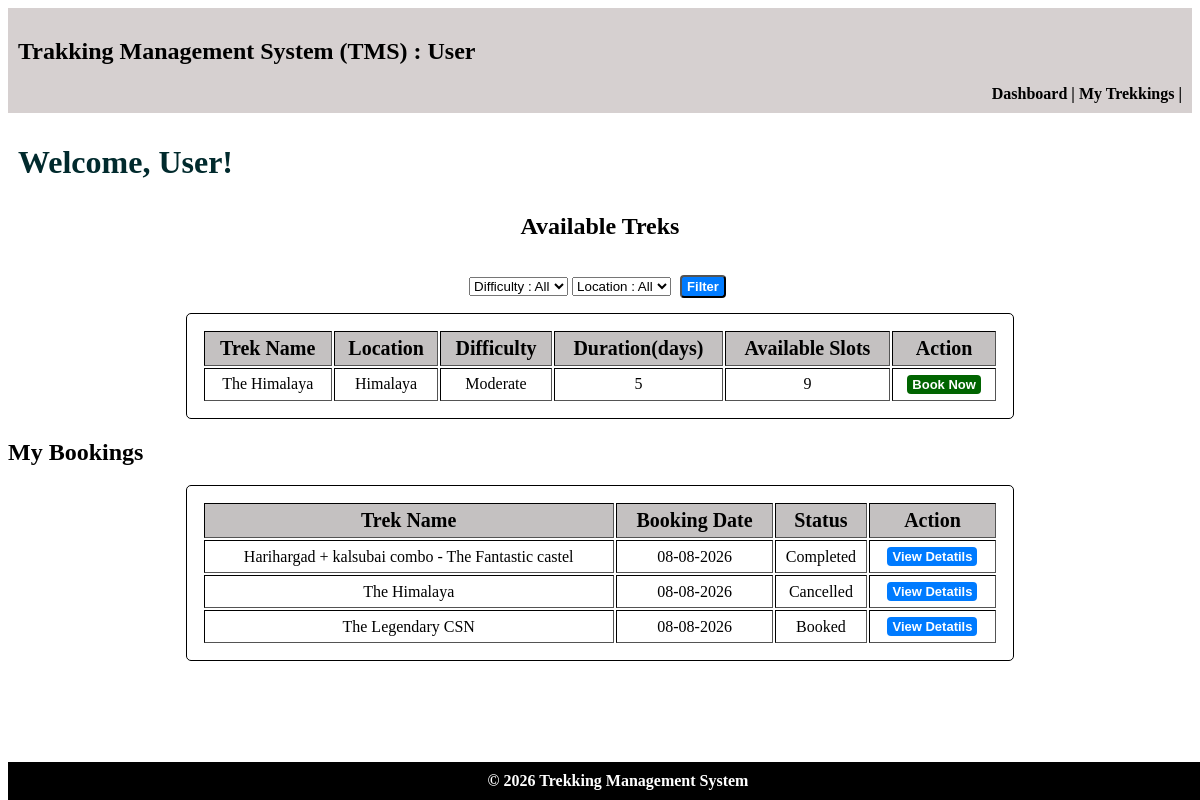
/user/2, run on the app's committed database.
### models.py (models this page shows)
class Treks(db.Model):
    __tablename__ = "treks"
    trek_id = db.Column(db.Integer,primary_key=True)
    trek_name = db.Column(db.String, nullable=False)
    location = db.Column(db.String, nullable=False)
    duration_days = db.Column(db.Integer,nullable=False)
    total_slots = db.Column(db.Integer,nullable=False)
    avail_slots = db.Column(db.Integer,nullable=False)
    staff_id = db.Column(db.Integer,db.ForeignKey("staff_profiles.staff_id"),nullable=True)
    difficulty = db.Column(db.Integer,nullable=False, default=0)    # 0 = Easy, 1 = Moderate, 2 = Hard
    trek_status = db.Column(db.Integer,nullable=False,default=0)    # 0 = Pending, 1 = Approved, 2 = Open, 3 = Closed, 4 = Completed
    start_date = db.Column(db.Date,nullable=False)
    end_date = db.Column(db.Date, nullable=False)
    description = db.Column(db.String,nullable=False)
    bookings = db.relationship(
        "Bookings",
        cascade="all, delete",
        backref="treks"
    )

class Bookings(db.Model):
    __tablename__ = "bookings"
    booking_id = db.Column(db.Integer,primary_key=True)
    trekker_id = db.Column(db.Integer,db.ForeignKey("trekker_profiles.trekker_id"),nullable=False)
    trek_id = db.Column(db.Integer,db.ForeignKey("treks.trek_id"),nullable=False)
    booking_status = db.Column(db.Integer,nullable=False,default=0)     # 0 = Booked, 1 = Cancelled  2 = Completed
    booking_date = db.Column(db.Date,nullable=False)
    __table_args__ = (
        db.UniqueConstraint(
            "trekker_id",
            "trek_id",
            name="unique_trekker_trek"
        ),
    )

### controller.py (the view, shortened to what this page needs)
@app.route("/user/<int:user_id>")
def user_dashboard(user_id):
    user = db.session.query(Users).filter(Users.id == user_id).first()
    if not user:
        return "User not found."
    trekker = db.session.query(Trekker_Profiles).filter(Trekker_Profiles.trekker_id == user_id).first()
    if not trekker:
        return "Trekker profile not found."
    filter_diff = request.args.get("filter_diff", "All")
    filter_loc = request.args.get("filter_loc", "All")
    query = db.session.query(Treks).filter(Treks.trek_status == 2,Treks.avail_slots > 0)
    if filter_loc != "All":
        query = query.filter(Treks.location == filter_loc)
    available_treks =query.order_by(Treks.start_date.asc()).all()
    my_bookings = db.session.query(Bookings).filter(
        Bookings.trekker_id == trekker.trekker_id).order_by(Bookings.booking_date.desc()).all()
    locations = db.session.query(Treks.location).filter(Treks.trek_status == 2,Treks.avail_slots > 0).distinct().all()
    locations = [location[0] for location in locations]
    return render_template("user_dashboard.html",user=user,
                           user_id=user_id,
                           trekker=trekker,available_treks=available_treks,
                           my_bookings=my_bookings,
                            filter_diff=filter_diff,
                            filter_loc=filter_loc,
                            locations=locations)

### templates/user_dashboard.html (shortened to what this page needs)
<!DOCTYPE html>
<html lang="en">
<head>
    <link rel="stylesheet" href="/static/main.css">
</head>
<body>
    <header>
        <h2>Trakking Management System (TMS) : User</h2>
        <nav>
            <a href="{{ url_for('user_dashboard', user_id=user_id) }}"> Dashboard </a>|
            <a href="{{ url_for('user_history', user_id=user_id) }}"> My Trekkings </a>|
        </nav>
    </header>
    <main>
        <h1>Welcome, User!</h1>
        <h2 style="text-align: center;">Available Treks</h2>
        <div class="center">
            <form method="GET" action="{{ url_for('user_dashboard', user_id=user_id) }}">
            <select name="filter_diff">
                <option value="All" {% if filter_diff == "All" %}selected{% endif %}>Difficulty : All</option>
            </select>
            <select name="filter_loc">
                <option value="All" {% if filter_loc == "All" %}selected{% endif %}>Location : All</option>
            </select>
            <button type="submit" class="btn-link">Filter</button>
        </form>
        </div>
        <table class="normal" border="1">
            <tr><th>Trek Name</th> <th>Location</th>   <th>Difficulty</th>   <th>Duration(days)</th>   <th>Available Slots</th> <th>Action</th></tr>
            {% for trek in available_treks %}
            <tr>
                <td>{{ trek.trek_name }}</td>
                <td>{{ trek.location }}</td>
                <td>
                    {% if trek.difficulty == 0 %}
                        Easy
                    {% elif trek.difficulty == 1 %}
                        Moderate
                    {% elif trek.difficulty == 2 %}
                        Hard
                    {% endif %}
                </td>
                <td>{{ trek.duration_days }}</td>
                <td>{{ trek.avail_slots }}</td>
                <td><a href="{{ url_for('user_book',user_id=user_id,trek_id=trek.trek_id) }}" class="btn-link btn-done">Book Now</a></td>
            </tr>
            {% else %}
            <tr><td colspan="6">No treks are currently available for booking.</td></tr>
            {% endfor %}
        </table>
        <h2>My Bookings</h2>
        <table class="normal" border="1">
            <tr><th>Trek Name</th> <th>Booking Date</th>   <th>Status</th>      <th>Action</th></tr>
            {% for booking in my_bookings %}
            <tr><td>{{ booking.treks.trek_name }}</td>
                <td>{{ booking.booking_date.strftime('%d-%m-%Y') }}</td>
                <td>
                    {% if booking.booking_status == 0 %}
                        Booked
                    {% elif booking.booking_status == 1 %}
                        Cancelled
                    {% elif booking.booking_status == 2 %}
                        Completed
                    {% endif %}
                </td>
                <td><a href="{{ url_for('user_book',user_id=user_id,trek_id=booking.trek_id) }}" class="btn-link">View Detatils</a></td>
            </tr>
            {% else %}
            <tr><td colspan="4">You have no bookings.</td></tr>
            {% endfor %}
        </table>
    </main>
    <footer>© 2026 Trekking Management System</footer>
</body>
</html>

### static/main.css (style rules this page uses)
body { padding-bottom: 50px; }
footer { background:black; color:white; text-align:center; font-weight:bold; padding:10px; bottom: 0; position: fixed; width: 100%; }
.center { margin: auto; text-align: center; padding: 10px; }
header { background:rgb(214, 208, 208); text-align: justify; padding:10px; }
table th { background: rgb(196, 193, 193); font-size: 20px; padding: 5px; }
.normal { text-align: center; padding: 15px; margin:auto; width:70%; border: 1px solid black; border-radius: 5px; }
nav { text-align: right; font-weight: bold; }
nav a { color: black; text-decoration: none; }
h1 { padding: 10px; color: rgb(1, 42, 45); }
.btn-link { display: inline-block; padding: 2px 5px; text-decoration: none; font-family: sans-serif; font-weight: bold; font-size: small; background-color: #007bff; color: #ffffff; border-radius: 4px; transition: background-color 0.2s ease; cursor: pointer; margin: 5px; }
.btn-done { background-color: darkgreen; color: #ffffff; border-radius: 4px; }

### data on the page
Treks: trek_name "The Himalaya", location "Himalaya", difficulty "Moderate", duration_days "5", avail_slots "9"
Bookings: treks.trek_name "Harihargad + kalsubai combo - The Fantastic castel", booking_date "08-08-2026", booking_status "Completed"
Bookings: treks.trek_name "The Himalaya", booking_date "08-08-2026", booking_status "Cancelled"
Bookings: treks.trek_name "The Legendary CSN", booking_date "08-08-2026", booking_status "Booked"
